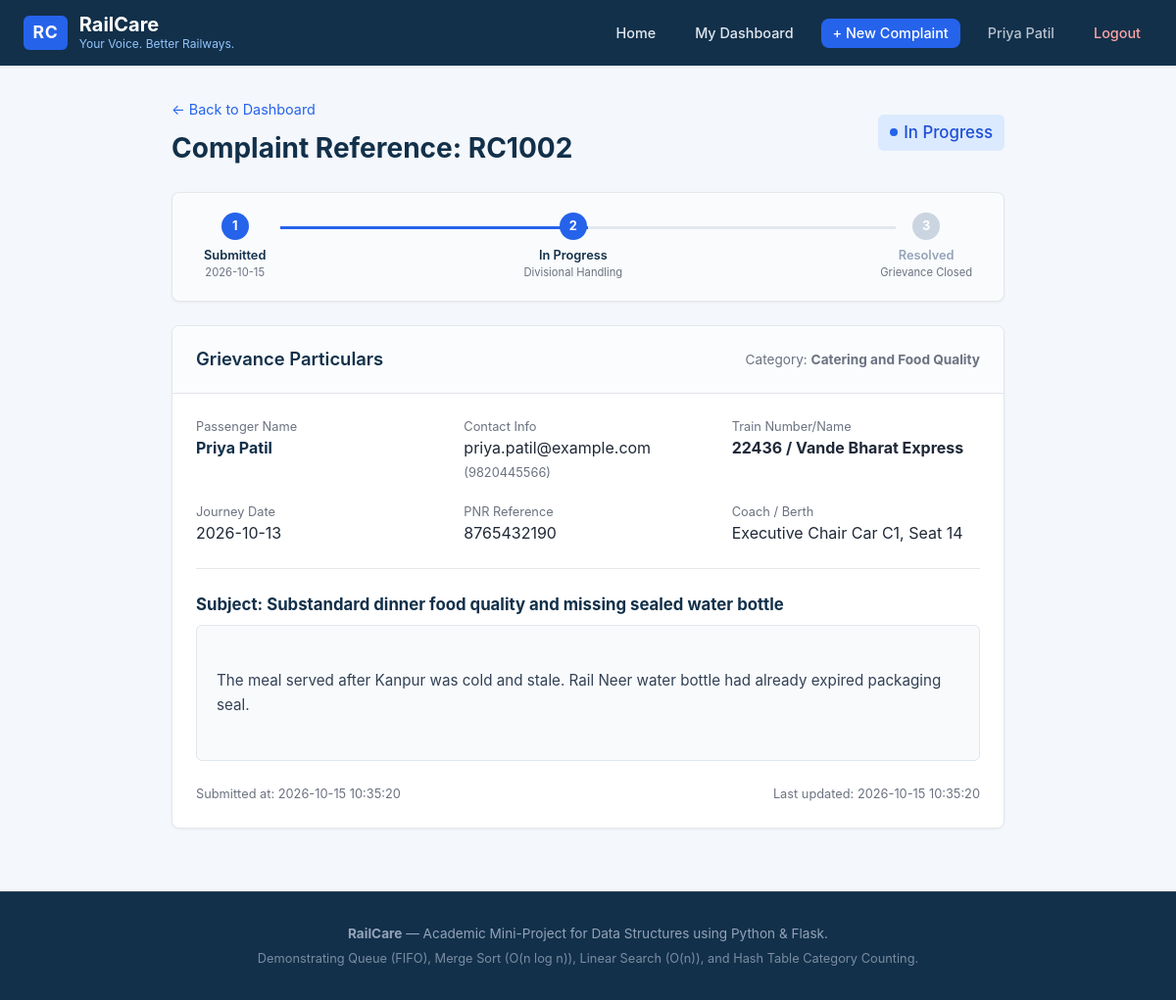
The page /complaints/track/RC1002 (signed in) on the database its author committed.
### tables this page shows
CREATE TABLE users (
        id INTEGER PRIMARY KEY AUTOINCREMENT,
        full_name TEXT NOT NULL,
        email TEXT UNIQUE NOT NULL,
        mobile TEXT NOT NULL,
        password_hash TEXT NOT NULL,
        is_admin INTEGER DEFAULT 0,
        created_at DATETIME DEFAULT CURRENT_TIMESTAMP
    );

CREATE TABLE complaints (
        id INTEGER PRIMARY KEY AUTOINCREMENT,
        complaint_id TEXT UNIQUE NOT NULL,
        user_id INTEGER NOT NULL,
        train_number TEXT NOT NULL,
        pnr_number TEXT,
        journey_date DATE NOT NULL,
        category TEXT NOT NULL,
        subject TEXT NOT NULL,
        description TEXT NOT NULL,
        location TEXT,
        status TEXT NOT NULL CHECK(status IN ('Pending', 'In Progress', 'Resolved')),
        created_at DATETIME DEFAULT CURRENT_TIMESTAMP,
        updated_at DATETIME DEFAULT CURRENT_TIMESTAMP,
        FOREIGN KEY (user_id) REFERENCES users (id) ON DELETE CASCADE
    );

### routes/complaints.py (the view)
@complaints_bp.route('/track/<complaint_id>')
def track_complaint(complaint_id):
    if 'user_id' not in session:
        flash('Please log in to track your complaint.', 'warning')
        return redirect(url_for('auth.login'))
    conn = get_db()
    cursor = conn.cursor()
    cursor.execute("""
        SELECT c.*, u.full_name as passenger_name, u.email as passenger_email, u.mobile as passenger_mobile
        FROM complaints c
        JOIN users u ON c.user_id = u.id
        WHERE c.complaint_id = ?;
    """, (complaint_id,))
    row = cursor.fetchone()
    conn.close()
    if not row:
        flash(f'Complaint with ID "{complaint_id}" was not found.', 'danger')
        if session.get('is_admin'):
            return redirect(url_for('admin.dashboard'))
        return redirect(url_for('user.dashboard'))
    complaint = dict(row)
    if not session.get('is_admin') and complaint['user_id'] != session['user_id']:
        flash('Access denied. You can only view complaints filed under your account.', 'danger')
        return redirect(url_for('user.dashboard'))
    return render_template('complaint_details.html', complaint=complaint, is_admin=session.get('is_admin', False))

### database.py (called while the page is built)
def get_db():
    if not os.path.exists(Config.INSTANCE_DIR):
        os.makedirs(Config.INSTANCE_DIR, exist_ok=True)
    conn = sqlite3.connect(Config.DATABASE)
    conn.row_factory = sqlite3.Row
    conn.execute("PRAGMA foreign_keys = ON;")
    return conn

### templates/complaint_details.html (shortened to what this page needs)
{% extends 'base.html' %}
{% block content %}
<div style="max-width: 850px; margin: 0 auto;">
  <div style="display: flex; justify-content: space-between; align-items: center; margin-bottom: 1.5rem; flex-wrap: wrap; gap: 1rem;">
    <div>
      <a href="{% if is_admin %}{{ url_for('admin.dashboard') }}{% else %}{{ url_for('user.dashboard') }}{% endif %}" style="color: var(--color-secondary); text-decoration: none; font-size: 0.9rem;">
        &larr; Back to Dashboard
      </a>
      <h1 style="font-size: 1.75rem; color: var(--color-primary); margin-top: 0.4rem; font-weight: 700;">
        Complaint Reference: {{ complaint.complaint_id }}
      </h1>
    </div>
    <div>
      {% if complaint.status == 'Pending' %}
        <span class="status-indicator status-pending" style="font-size: 1.05rem; padding: 0.35rem 0.75rem; background: #FEF3C7; border-radius: 6px;">
          <span class="status-dot"></span> Pending Review
        </span>
      {% elif complaint.status == 'In Progress' %}
        <span class="status-indicator status-in-progress" style="font-size: 1.05rem; padding: 0.35rem 0.75rem; background: #DBEAFE; border-radius: 6px;">
          <span class="status-dot"></span> In Progress
        </span>
      {% else %}
        <span class="status-indicator status-resolved" style="font-size: 1.05rem; padding: 0.35rem 0.75rem; background: #DCFCE7; border-radius: 6px;">
          <span class="status-dot"></span> Resolved
        </span>
      {% endif %}
    </div>
  </div>
  <div class="card" style="margin-bottom: 1.5rem; background: #FAFBFD;">
    <div class="card-body" style="padding: 1.25rem 2rem;">
      <div style="display: flex; justify-content: space-between; position: relative;">
        <div style="position: absolute; top: 14px; left: 10%; right: 10%; height: 3px; background: #E2E8F0; z-index: 1;"></div>
        <div style="position: absolute; top: 14px; left: 10%; width: {% if complaint.status == 'Pending' %}0%{% elif complaint.status == 'In Progress' %}40%{% else %}80%{% endif %}; height: 3px; background: var(--color-secondary); z-index: 2; transition: width 0.3s;"></div>
        <div style="position: relative; z-index: 3; text-align: center;">
          <div style="width: 28px; height: 28px; border-radius: 50%; background: var(--color-secondary); color: white; display: flex; align-items: center; justify-content: center; margin: 0 auto 0.4rem auto; font-size: 0.8rem; font-weight: bold;">
            1
          </div>
          <div style="font-size: 0.8rem; font-weight: 600; color: var(--color-primary);">Submitted</div>
          <div style="font-size: 0.7rem; color: var(--color-text-muted);">{{ complaint.created_at[:10] }}</div>
        </div>
        <div style="position: relative; z-index: 3; text-align: center;">
          <div style="width: 28px; height: 28px; border-radius: 50%; background: {% if complaint.status in ['In Progress', 'Resolved'] %}var(--color-secondary){% else %}#CBD5E1{% endif %}; color: white; display: flex; align-items: center; justify-content: center; margin: 0 auto 0.4rem auto; font-size: 0.8rem; font-weight: bold;">
            2
          </div>
          <div style="font-size: 0.8rem; font-weight: 600; color: {% if complaint.status in ['In Progress', 'Resolved'] %}var(--color-primary){% else %}#94A3B8{% endif %};">In Progress</div>
          <div style="font-size: 0.7rem; color: var(--color-text-muted);">Divisional Handling</div>
        </div>
        <div style="position: relative; z-index: 3; text-align: center;">
          <div style="width: 28px; height: 28px; border-radius: 50%; background: {% if complaint.status == 'Resolved' %}var(--color-success){% else %}#CBD5E1{% endif %}; color: white; display: flex; align-items: center; justify-content: center; margin: 0 auto 0.4rem auto; font-size: 0.8rem; font-weight: bold;">
            3
          </div>
          <div style="font-size: 0.8rem; font-weight: 600; color: {% if complaint.status == 'Resolved' %}var(--color-success){% else %}#94A3B8{% endif %};">Resolved</div>
          <div style="font-size: 0.7rem; color: var(--color-text-muted);">Grievance Closed</div>
        </div>
      </div>
    </div>
  </div>
  <div class="card">
    <div class="card-header">
      <h3>Grievance Particulars</h3>
      <span style="font-size: 0.85rem; color: var(--color-text-muted);">
        Category: <strong>{{ complaint.category }}</strong>
      </span>
    </div>
    <div class="card-body">
      <div style="display: grid; grid-template-columns: repeat(auto-fit, minmax(220px, 1fr)); gap: 1.25rem; margin-bottom: 1.5rem; padding-bottom: 1.5rem; border-bottom: 1px solid var(--color-border);">
        <div>
          <span style="font-size: 0.8rem; color: var(--color-text-muted); display: block;">Passenger Name</span>
          <strong style="color: var(--color-primary);">{{ complaint.passenger_name }}</strong>
        </div>
        <div>
          <span style="font-size: 0.8rem; color: var(--color-text-muted); display: block;">Contact Info</span>
          <span>{{ complaint.passenger_email }}</span>
          {% if complaint.passenger_mobile %}<span style="color: var(--color-text-muted); font-size: 0.8rem;">({{ complaint.passenger_mobile }})</span>{% endif %}
        </div>
        <div>
          <span style="font-size: 0.8rem; color: var(--color-text-muted); display: block;">Train Number/Name</span>
          <strong>{{ complaint.train_number }}</strong>
        </div>
        <div>
          <span style="font-size: 0.8rem; color: var(--color-text-muted); display: block;">Journey Date</span>
          <span>{{ complaint.journey_date }}</span>
        </div>
        <div>
          <span style="font-size: 0.8rem; color: var(--color-text-muted); display: block;">PNR Reference</span>
          <span>{{ complaint.pnr_number or 'Not Provided' }}</span>
        </div>
        <div>
          <span style="font-size: 0.8rem; color: var(--color-text-muted); display: block;">Coach / Berth</span>
          <span>{{ complaint.location or 'Not Specified' }}</span>
        </div>
      </div>
      <div style="margin-bottom: 1.5rem;">
        <h4 style="font-size: 1.05rem; color: var(--color-primary); margin-bottom: 0.5rem;">
          Subject: {{ complaint.subject }}
        </h4>
        <div style="background-color: #F8FAFC; border: 1px solid #E2E8F0; border-radius: 6px; padding: 1.25rem; white-space: pre-wrap; font-size: 0.95rem; line-height: 1.6; color: #334155;">
{{ complaint.description }}
        </div>
      </div>
      <div style="font-size: 0.8rem; color: var(--color-text-muted); display: flex; justify-content: space-between; flex-wrap: wrap;">
        <span>Submitted at: {{ complaint.created_at }}</span>
        <span>Last updated: {{ complaint.updated_at }}</span>
      </div>
    </div>
  </div>
</div>
{% endblock %}

### templates/base.html (shortened to what this page needs)
<!DOCTYPE html>
<html lang="en">
<head>
  <link rel="stylesheet" href="{{ url_for('static', filename='css/style.css') }}">
</head>
<body>
  <header class="navbar">
    <div class="navbar-container">
      <a href="{{ url_for('index') }}" class="brand-link">
        <span class="brand-logo-badge">RC</span>
        <div class="brand-text">
          <h1>RailCare</h1>
          <p>Your Voice. Better Railways.</p>
        </div>
      </a>
      <nav>
        <ul class="nav-menu">
          <li><a href="{{ url_for('index') }}" class="nav-link">Home</a></li>
          {% if session.get('user_id') %}
            {% if session.get('is_admin') %}
              <li><a href="{{ url_for('admin.dashboard') }}" class="nav-link">Admin Dashboard</a></li>
            {% else %}
              <li><a href="{{ url_for('user.dashboard') }}" class="nav-link">My Dashboard</a></li>
              <li><a href="{{ url_for('complaints.register_complaint') }}" class="nav-link nav-btn-primary">+ New Complaint</a></li>
            {% endif %}
            <li><span class="nav-link" style="opacity: 0.8;">{{ session.get('user_name') }}</span></li>
            <li><a href="{{ url_for('auth.logout') }}" class="nav-link" style="color: #FCA5A5;">Logout</a></li>
          {% else %}
            <li><a href="{{ url_for('auth.login') }}" class="nav-link">Passenger Login</a></li>
            <li><a href="{{ url_for('auth.register') }}" class="nav-link nav-btn-primary">Register</a></li>
            <li><a href="{{ url_for('auth.admin_login') }}" class="nav-link" style="color: #93C5FD;">Admin Portal</a></li>
          {% endif %}
        </ul>
      </nav>
    </div>
  </header>
  <main class="container">
    {% block content %}{% endblock %}
  </main>
  <footer class="footer">
    <div class="footer-container">
      <p><strong>RailCare</strong> — Academic Mini-Project for Data Structures using Python & Flask.</p>
      <p style="margin-top: 0.4rem; font-size: 0.8rem; opacity: 0.8;">
        Demonstrating Queue (FIFO), Merge Sort (O(n log n)), Linear Search (O(n)), and Hash Table Category Counting.
      </p>
    </div>
  </footer>
</body>
</html>

### static/css/style.css (style rules this page uses)
:root { --color-primary: #12304A; --color-primary-hover: #0c2033; --color-secondary: #2563EB; --color-secondary-hover: #1d4ed8; --color-bg: #F4F7FB; --color-card: #FFFFFF; --color-text: #1F2937; --color-text-muted: #6B7280; --color-border: #E5E7EB; --color-success: #16A34A; --color-warning: #D97706; --color-info: #0284C7; --color-danger: #DC2626; --font-family: -apple-system, BlinkMacSystemFont, "Segoe UI", Roboto, Oxygen, Ubuntu, Cantarell, "Helvetica Neue", sans-serif; --radius: 8px; }
*, *::before, *::after { box-sizing: border-box; margin: 0; padding: 0; }
body { font-family: var(--font-family); background-color: var(--color-bg); color: var(--color-text); line-height: 1.5; min-height: 100vh; display: flex; flex-direction: column; }
.navbar { background-color: var(--color-primary); color: #ffffff; padding: 0.85rem 1.5rem; box-shadow: 0 1px 3px rgba(0, 0, 0, 0.1); }
.navbar-container { max-width: 1200px; margin: 0 auto; display: flex; justify-content: space-between; align-items: center; }
.brand-link { display: flex; align-items: center; gap: 0.75rem; text-decoration: none; color: #ffffff; }
.brand-logo-badge { background: var(--color-secondary); color: #ffffff; font-weight: 700; font-size: 1.1rem; padding: 0.25rem 0.6rem; border-radius: 6px; letter-spacing: 0.5px; }
.brand-text h1 { font-size: 1.25rem; font-weight: 700; line-height: 1.1; color: #ffffff; }
.brand-text p { font-size: 0.75rem; color: #93C5FD; }
.nav-menu { display: flex; align-items: center; gap: 1rem; list-style: none; }
.nav-link { color: #E2E8F0; text-decoration: none; font-size: 0.9rem; font-weight: 500; padding: 0.4rem 0.75rem; border-radius: var(--radius); transition: background-color 0.15s, color 0.15s; }
.nav-btn-primary { background-color: var(--color-secondary); color: #ffffff !important; }
.container { max-width: 1200px; margin: 0 auto; padding: 2rem 1.25rem; flex: 1; }
.card { background: var(--color-card); border-radius: var(--radius); border: 1px solid var(--color-border); box-shadow: 0 1px 3px rgba(0, 0, 0, 0.05); margin-bottom: 2rem; overflow: hidden; }
.card-header { padding: 1.25rem 1.5rem; border-bottom: 1px solid var(--color-border); background-color: #FAFCFE; display: flex; justify-content: space-between; align-items: center; flex-wrap: wrap; gap: 1rem; }
.card-header h2, .card-header h3 { font-size: 1.15rem; font-weight: 600; color: var(--color-primary); }
.card-body { padding: 1.5rem; }
.status-indicator { display: inline-flex; align-items: center; gap: 0.4rem; font-size: 0.85rem; font-weight: 500; }
.status-dot { width: 8px; height: 8px; border-radius: 50%; display: inline-block; }
.status-in-progress .status-dot { background-color: var(--color-secondary); }
.status-in-progress { color: #1D4ED8; }
.footer { background-color: var(--color-primary); color: #94A3B8; padding: 2rem 1.5rem; font-size: 0.85rem; text-align: center; border-top: 1px solid rgba(255, 255, 255, 0.1); margin-top: auto; }

### rows shown on the page
users: get "Priya Patil", passenger_name "Priya Patil", passenger_email "priya.patil@example.com", passenger_mobile "9820445566"
complaints: complaint_id "RC1002", created_at "2026-10-15", category "Catering and Food Quality", train_number "22436 / Vande Bharat Express", journey_date "2026-10-13", pnr_number "8765432190", location "Executive Chair Car C1, Seat 14", subject "Substandard dinner food quality and missing sealed water bottle", description "The meal served after Kanpur was cold and stale. Rail Neer water bottle had already expired packaging seal.", created_at "2026-10-15 10:35:20", updated_at "2026-10-15 10:35:20"
